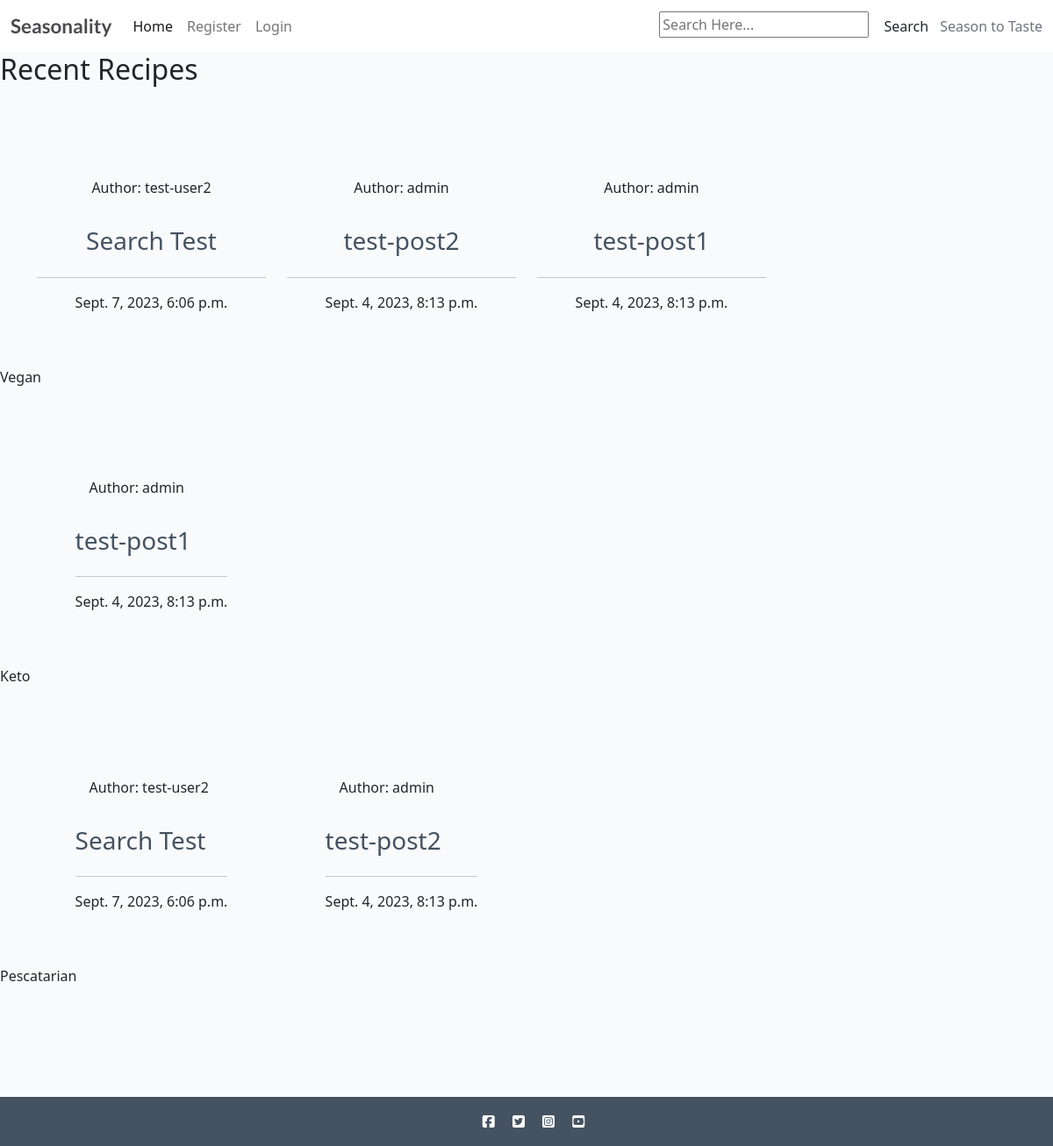
/, run on an earlier commit of the app's database.
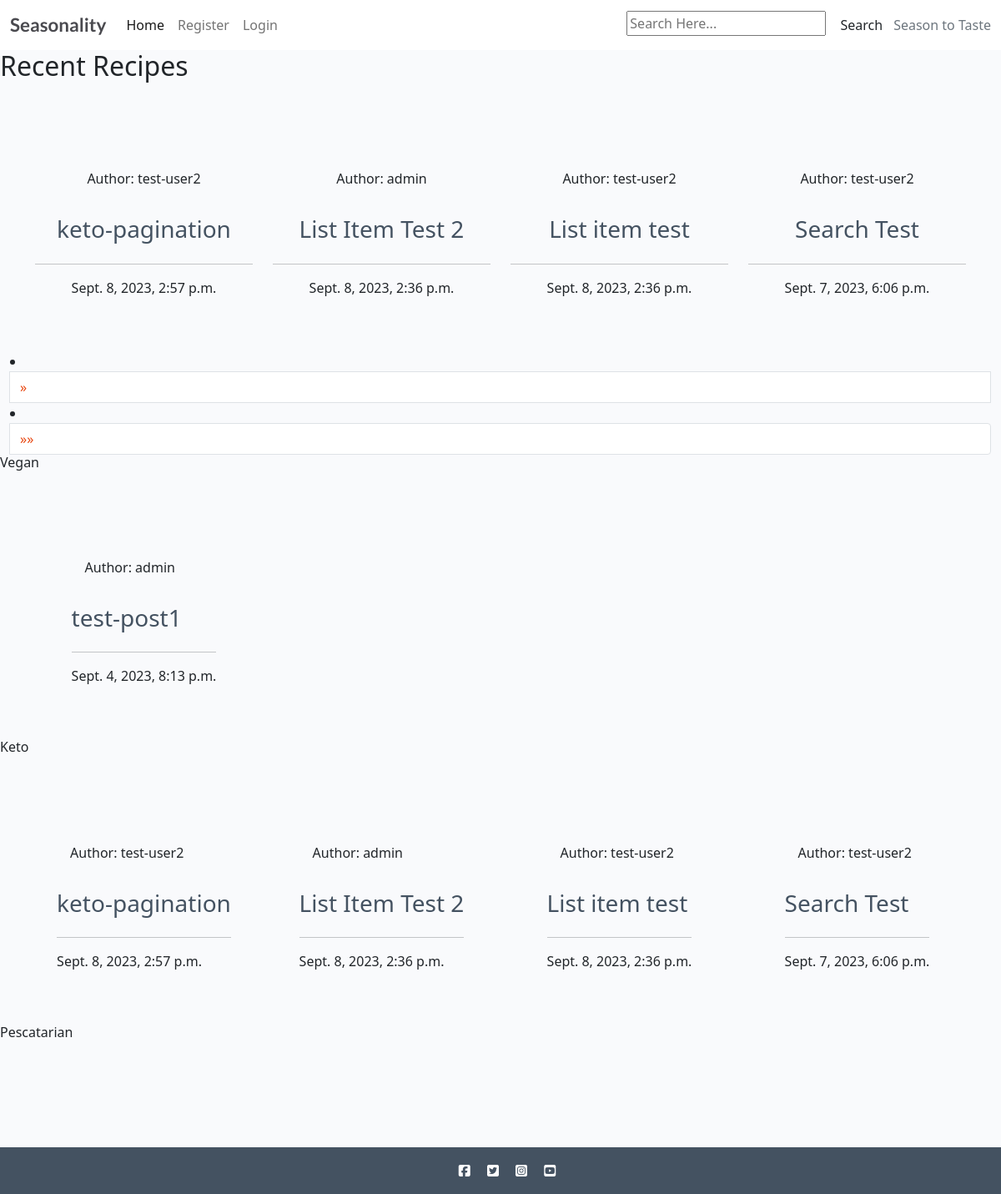
And on a later commit of the database.
### recipebook/models.py (models this page shows, shortened)
class Recipe(models.Model):
    class NewManager(models.Manager):
        def get_queryset(self):
            return super().get_queryset() .filter()
    title = models.CharField(max_length=200, unique=True)
    slug = models.SlugField(max_length=200, unique=True)
    author = models.ForeignKey(
        User, on_delete=models.CASCADE, related_name="recipes"
    )
    diet = models.ForeignKey(
        Diet, on_delete=models.CASCADE, default=True, null=False)
    season = models.ForeignKey(
        Season, on_delete=models.CASCADE, default=True, null=False)
    featured_image = CloudinaryField('image', default='placeholder')
    updated_on = models.DateTimeField(auto_now=True)
    content = models.TextField()
    created_on = models.DateTimeField(auto_now_add=True)
    status = models.IntegerField(choices=STATUS, default=0)
    ingredients = models.TextField(default='placeholder')
    calories = models.IntegerField(default=0)
    fat = models.IntegerField(default=0)
    protein = models.IntegerField(default=0)
    carbs = models.IntegerField(default=0)
    servs = models.IntegerField(default=0)
    favourites = models.ManyToManyField(
        User, related_name='favourite', default=None, blank=True)
    objects = models.Manager()
    newmanager = NewManager()
    class Meta:
        ordering = ["-created_on"]

class Diet(models.Model):
    name = models.CharField(max_length=100)

### recipebook/views.py (the view)
# urls.py: path('', views.IndexView.as_view(), name='home'),
class IndexView(TemplateView):
    template_name = 'index.html'
    paginate_by = 4
    def get_context_data(self, **kwargs):
        context = super().get_context_data(**kwargs)
        recipes = Recipe.objects.all()
        diets = Diet.objects.all()
        paginator = Paginator(recipes, self.paginate_by)
        page = self.request.GET.get('page')
        recipes_page = paginator.get_page(page)
        context['recipes'] = recipes_page
        context['diets'] = diets
        return context

### templates/index.html (shortened to what this page needs)
{% extends "base/base.html" %}
{% block content %}
<h2>Recent Recipes</h2>
<div class="container-fluid">
    <div class="container text-center my-3">
        <div class="row py-5">
            {% for recipe in recipes %}
            <div class="col-md-3">
                <div class="card md-3">
                    <div class="card-body">
                        <div class="image-flash">
                            <p class="author">Author: {{ recipe.author }}</p>
                        </div>
                    </div>
                    <a href="{% url 'recipe_detail' recipe.slug  %}" class="recipe-link">
                        <h3 class="card-title">{{ recipe.title }}</h3>
                    </a>
                    <hr />
                    <p class="card-text text-muted-6">{{ recipe.created_on }}</p>
                </div>
            </div>
            {% endfor %}
        </div>
    </div>
    {% if recipes.has_next %}
    <li class="page-item">
        <a href="?page={{ recipes.next_page_number }}" class="page-link" aria-label="Next">
            <span aria-hidden="true">&raquo;</span>
        </a>
    </li>
    <li class="page-item">
        <a href="?page={{ recipes.paginator.num_pages }}" class="page-link" aria-label="Last">
            <span aria-hidden="true">&raquo;&raquo;</span>
        </a>
    </li>
    {% endif %}
</div>
{% for diet in diets %}
<h6 class="text-start">{{ diet.name }}</h6>
<div class="container-fluid">
    <div class="container my-3 ">
        <div class="row py-5">
            {% for recipe in diet.recipe_set.all|slice:":4" %}
            <div class="col-md-3 d-flex flex-row">
                <div class="card mx-auto">
                    <div class="card-body">
                        <div class="image-flash">
                            <p class="author">Author: {{ recipe.author }}</p>
                        </div>
                    </div>
                    <a href="{% url 'recipe_detail' recipe.slug  %}" class="recipe-link">
                        <h3 class="card-title">{{ recipe.title }}</h3>
                    </a>
                    <hr />
                    <p class="card-text text-muted-6">{{ recipe.created_on }}</p>
                </div>
            </div>
            {% endfor %}
        </div>
    </div>
</div>
{% endfor %}
{% endblock %}

What changed in the data, as far as the page shows it:
no longer on this page (row unchanged): Recipe: author "admin", title "test-post2", created_on "Sept. 4, 2023, 8:13 p.m."
no longer on one of the page's lists (row unchanged): Recipe: author "admin", title "test-post1", created_on "Sept. 4, 2023, 8:13 p.m."
added Recipe: author "test-user2", title "keto-pagination", created_on "Sept. 8, 2023, 2:57 p.m."
added Recipe: author "admin", title "List Item Test 2", created_on "Sept. 8, 2023, 2:36 p.m."
added Recipe: author "test-user2", title "List item test", created_on "Sept. 8, 2023, 2:36 p.m."
